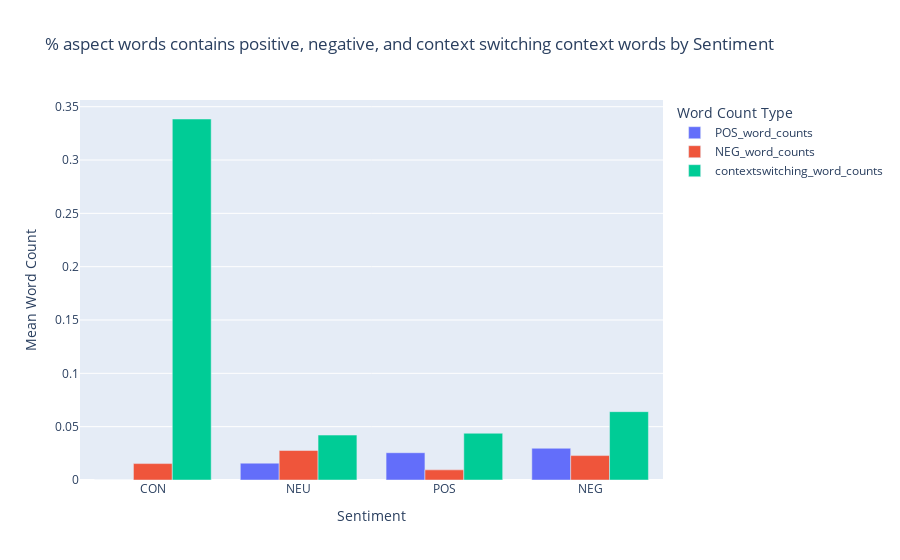

Here is the notebook cell this chart was saved with:
### Code cell
context_switching_columns = [x for x in list(df_features.columns) if re.match('.*contextswitching.*', x)]

df_aspects['contextswitching_word_counts'] = df_aspects[context_switching_columns].max(axis=1)
sentiment_context_summary = df_aspects[df_aspects['is_aspect']=='aspect'].groupby('sentiment')[['POS_word_counts','NEG_word_counts','contextswitching_word_counts']].agg('mean').sort_values(by=['POS_word_counts'])

fig = px.bar( sentiment_context_summary.astype(float), x=sentiment_context_summary.index, y=['POS_word_counts', 'NEG_word_counts', 'contextswitching_word_counts'],
             title='% aspect words contains positive, negative, and context switching context words by Sentiment',
             labels={'value': 'Mean Word Count', 'variable': 'Word Count Type', 'sentiment': 'Sentiment'},
             barmode='group')

sentiment_context_summary
# Show the plot
fig.show()

### Figure 1 — Plotly figure (JSON) as saved in the notebook; plotly's stock layout.template omitted (floating-point values rounded to 4 significant figures)
{"data": [{"alignmentgroup": "True", "hovertemplate": "Word Count Type=POS_word_counts<br>Sentiment=%{x}<br>Mean Word Count=%{y}<extra></extra>", "legendgroup": "POS_word_counts", "marker": {"color": "#636efa", "pattern": {"shape": ""}}, "name": "POS_word_counts", "offsetgroup": "POS_word_counts", "orientation": "v", "showlegend": true, "textposition": "auto", "type": "bar", "x": ["CON", "NEU", "POS", "NEG"], "xaxis": "x", "y": [0, 0.01579, 0.02557, 0.02975], "yaxis": "y"}, {"alignmentgroup": "True", "hovertemplate": "Word Count Type=NEG_word_counts<br>Sentiment=%{x}<br>Mean Word Count=%{y}<extra></extra>", "legendgroup": "NEG_word_counts", "marker": {"color": "#EF553B", "pattern": {"shape": ""}}, "name": "NEG_word_counts", "offsetgroup": "NEG_word_counts", "orientation": "v", "showlegend": true, "textposition": "auto", "type": "bar", "x": ["CON", "NEU", "POS", "NEG"], "xaxis": "x", "y": [0.01538, 0.02763, 0.009496, 0.02288], "yaxis": "y"}, {"alignmentgroup": "True", "hovertemplate": "Word Count Type=contextswitching_word_counts<br>Sentiment=%{x}<br>Mean Word Count=%{y}<extra></extra>", "legendgroup": "contextswitching_word_counts", "marker": {"color": "#00cc96", "pattern": {"shape": ""}}, "name": "contextswitching_word_counts", "offsetgroup": "contextswitching_word_counts", "orientation": "v", "showlegend": true, "textposition": "auto", "type": "bar", "x": ["CON", "NEU", "POS", "NEG"], "xaxis": "x", "y": [0.3385, 0.04211, 0.04383, 0.06407], "yaxis": "y"}], "layout": {"barmode": "group", "legend": {"title": {"text": "Word Count Type"}, "tracegroupgap": 0}, "title": {"text": "% aspect words contains positive, negative, and context switching context words by Sentiment"}, "xaxis": {"anchor": "y", "domain": [0, 1], "title": {"text": "Sentiment"}}, "yaxis": {"anchor": "x", "domain": [0, 1], "title": {"text": "Mean Word Count"}}}}
